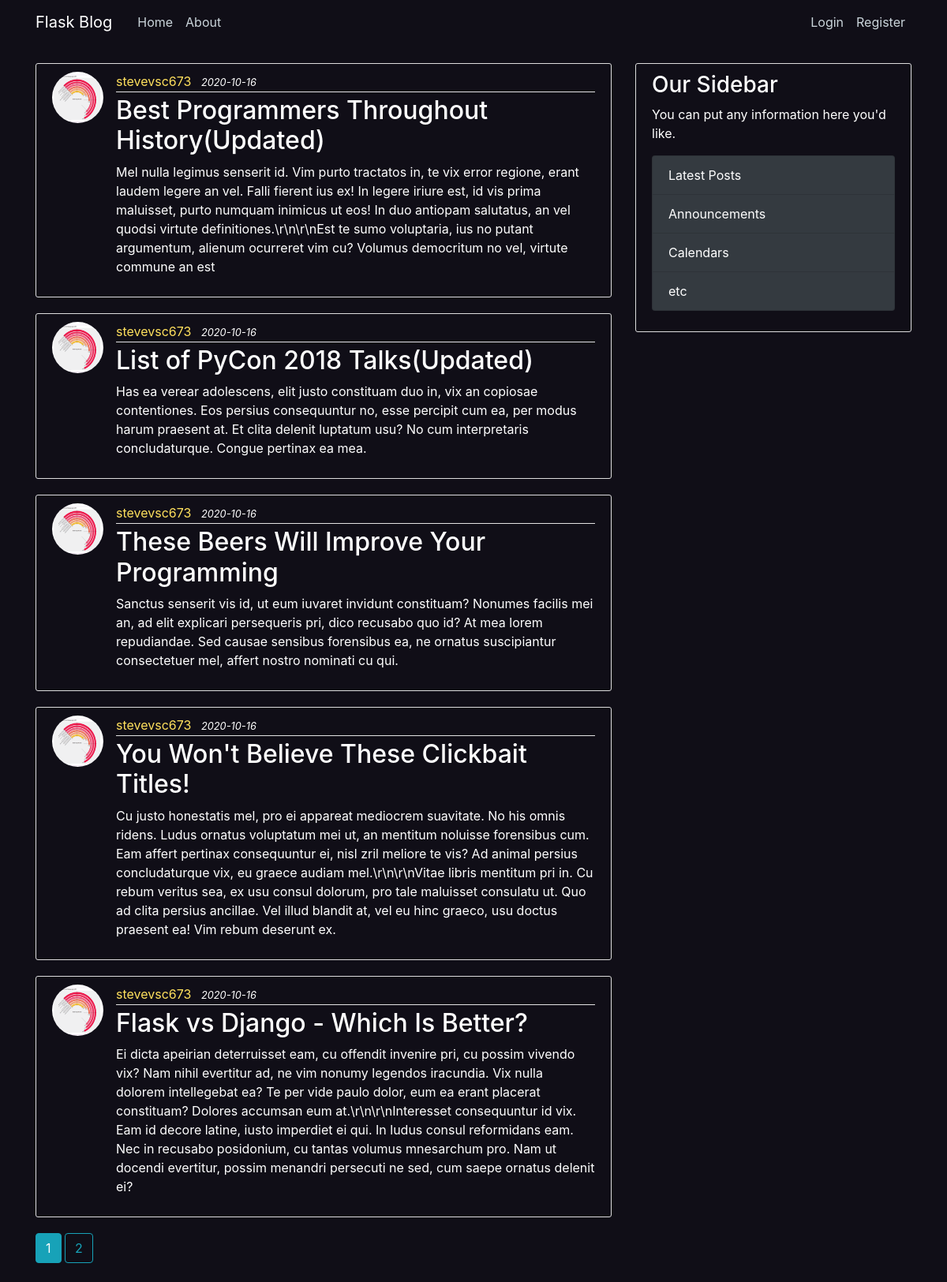
The page /home on the database its author committed.
### flaskblog/models.py (models this page shows, shortened)
class Post(db.Model):
    id=db.Column(db.Integer, primary_key=True)
    title = db.Column(db.String(100), nullable=False)
    date_posted=db.Column(db.DateTime, nullable=False, default=datetime.utcnow)
    content=db.Column(db.Text, nullable=False)
    user_id=db.Column(db.Integer, db.ForeignKey('user.id'), nullable=False)

class User(db.Model, UserMixin):
    id=db.Column(db.Integer, primary_key=True)
    username = db.Column(db.String(20), unique=True, nullable=False)
    email = db.Column(db.String(120), unique=True, nullable=False)
    image_file = db.Column(db.String(20), nullable=False, default='default.jpg')
    password = db.Column(db.String(60), nullable=False)
    posts = db.relationship('Post', backref='author', lazy=True)

### flaskblog/main/routes.py (the view)
@main.route('/')
@main.route('/home')
def home():
    page = request.args.get('page', 1, type=int)
    posts = Post.query.order_by(Post.date_posted.desc()).paginate(page=page,per_page=5)
    return render_template('home.html',posts=posts)

### flaskblog/templates/home.html
{% extends "layout.html" %}
{% block content %}
{% for post in posts.items %}
    <article class="media content-section">
        <img class="rounded-circle article-img" src="{{url_for('static', filename='profile_pics/' + post.author.image_file)}}">
        <div class="media-body">
        <div class="article-metadata">
            <a class="mr-2"  style="color : #ffe05d;"href="{{url_for('users.user_posts', username=post.author.username) }}">{{ post.author.username }}</a>
            <small class="font-italic"> {{ post.date_posted.strftime('%Y-%m-%d') }}</small>
        </div>
        <h2><a class="article-title" href="{{ url_for('posts.post', post_id=post.id) }}">{{ post.title }}</a></h2>
        <p class="article-content">{{ post.content }}</p>
        </div>
    </article>
{% endfor %}
{% for page_num in posts.iter_pages(left_edge=1, right_edge=1, left_current=1, right_current=2) %}
    {% if page_num %}
        {% if posts.page == page_num %}
            <a class="btn btn-info mb-4" href="{{ url_for('main.home', page=page_num) }}">{{ page_num }}</a>
        {% else %}
            <a class="btn btn-outline-info mb-4" href="{{ url_for('main.home', page=page_num) }}">{{ page_num }}</a>
        {% endif %}
    {% else %}
        ...
    {% endif %}
{% endfor %}
{% endblock content %}

### flaskblog/templates/layout.html (shortened to what this page needs)
<!DOCTYPE html>
<html>
    <head>
        <link rel="stylesheet" href="https://stackpath.bootstrapcdn.com/bootstrap/4.5.2/css/bootstrap.min.css">
        <link rel="stylesheet" type="text/css" href="{{url_for('static', filename='main.css')}}">
    </head>
    <body>
        <header class="site-header">
            <nav class="navbar navbar-expand-md navbar-dark bg-steel fixed-top">
              <div class="container">
                <a class="navbar-brand mr-4" href="/">Flask Blog</a>
                <div class="collapse navbar-collapse" id="navbarToggle">
                  <div class="navbar-nav mr-auto">
                    <a class="nav-item nav-link" href="{{url_for('main.home')}}">Home</a>
                    <a class="nav-item nav-link" href="{{url_for('main.about')}}">About</a>
                  </div>
                  <div class="navbar-nav">
                    {% if current_user.is_authenticated %}
                      <a class="nav-item nav-link" href="{{url_for('posts.new_post')}}">New Post</a>
                      <a class="nav-item nav-link" href="{{url_for('users.account')}}">Account</a>
                      <a class="nav-item nav-link" href="{{url_for('users.logout')}}">Logout</a>
                    {% else %}
                      <a class="nav-item nav-link" href="{{url_for('users.login')}}">Login</a>
                      <a class="nav-item nav-link" href="{{url_for('users.register')}}">Register</a>
                    {% endif %}
                  </div>
                </div>
              </div>
            </nav>
          </header>
          <main role="main" class="container">
            <div class="row">
              <div class="col-md-8">
                {% block content %}{% endblock %}
              </div>
              <div class="col-md-4">
                <div class="content-section">
                  <h3>Our Sidebar</h3>
                  <p>You can put any information here you'd like.
                    <ul class="list-group ">
                      <li class="list-group-item list-group-item-light bg-dark text-white">Latest Posts</li>
                      <li class="list-group-item list-group-item-light bg-dark text-white">Announcements</li>
                      <li class="list-group-item list-group-item-light bg-dark text-white">Calendars</li>
                      <li class="list-group-item list-group-item-light bg-dark text-white">etc</li>
                    </ul>
                  </p>
                </div>
              </div>
            </div>
          </main>
    </body>
</html>

### flaskblog/static/main.css (style rules this page uses)
body { background-color: #100e17; color: #fff; margin-top: 5rem; }
h1, h2, h3, h4, h5, h6 { color: #ffff; }
.bg-steel { background-color: #100e17; color: #fff; }
.site-header .navbar-nav .nav-link { color: #cbd5db; }
.content-section { background-color: #100e17; color: #ffff; padding: 10px 20px; border: 1px solid #dddddd; border-radius: 3px; margin-bottom: 20px; }
.article-title { color: #ffff; }
.article-content { white-space: pre-line; }
.article-img { height: 65px; width: 65px; margin-right: 16px; }
.article-metadata { padding-bottom: 1px; margin-bottom: 4px; border-bottom: 1px solid #e3e3e3; }

### rows shown on the page
Post: image_file (picture), author.username "stevevsc673", date_posted "2020-10-16", title "Best Programmers Throughout History(Updated)", content "Mel nulla legimus senserit id. Vim purto tractatos in, te vix error regione, erant laudem legere an vel. Falli fierent ius ex! In legere iriure est, id vis prima maluisset, purto numquam inimicus ut eos! In duo antiopam salutatus, an vel quodsi virtute definitiones.\\r\\n\\r\\nEst te sumo voluptaria, ius no putant argumentum, alienum ocurreret vim cu? Volumus democritum no vel, virtute commune an est"
Post: image_file (picture), author.username "stevevsc673", date_posted "2020-10-16", title "List of PyCon 2018 Talks(Updated)", content "Has ea verear adolescens, elit justo constituam duo in, vix an copiosae contentiones. Eos persius consequuntur no, esse percipit cum ea, per modus harum praesent at. Et clita delenit luptatum usu? No cum interpretaris concludaturque. Congue pertinax ea mea."
Post: image_file (picture), author.username "stevevsc673", date_posted "2020-10-16", title "These Beers Will Improve Your Programming", content "Sanctus senserit vis id, ut eum iuvaret invidunt constituam? Nonumes facilis mei an, ad elit explicari persequeris pri, dico recusabo quo id? At mea lorem repudiandae. Sed causae sensibus forensibus ea, ne ornatus suscipiantur consectetuer mel, affert nostro nominati cu qui."
Post: image_file (picture), author.username "stevevsc673", date_posted "2020-10-16", title "You Won't Believe These Clickbait Titles!", content "Cu justo honestatis mel, pro ei appareat mediocrem suavitate. No his omnis ridens. Ludus ornatus voluptatum mei ut, an mentitum noluisse forensibus cum. Eam affert pertinax consequuntur ei, nisl zril meliore te vis? Ad animal persius concludaturque vix, eu graece audiam mel.\\r\\n\\r\\nVitae libris mentitum pri in. Cu rebum veritus sea, ex usu consul dolorum, pro tale maluisset consulatu ut. Quo ad clita persius ancillae. Vel illud blandit at, vel eu hinc graeco, usu doctus praesent ea! Vim rebum deserunt ex."
Post: image_file (picture), author.username "stevevsc673", date_posted "2020-10-16", title "Flask vs Django - Which Is Better?", content "Ei dicta apeirian deterruisset eam, cu offendit invenire pri, cu possim vivendo vix? Nam nihil evertitur ad, ne vim nonumy legendos iracundia. Vix nulla dolorem intellegebat ea? Te per vide paulo dolor, eum ea erant placerat constituam? Dolores accumsan eum at.\\r\\n\\r\\nInteresset consequuntur id vix. Eam id decore latine, iusto imperdiet ei qui. In ludus consul reformidans eam. Nec in recusabo posidonium, cu tantas volumus mnesarchum pro. Nam ut docendi evertitur, possim menandri persecuti ne sed, cum saepe ornatus delenit ei?"

### other values the page prints
{{ page_num }} "1"
{{ page_num }} "2"
